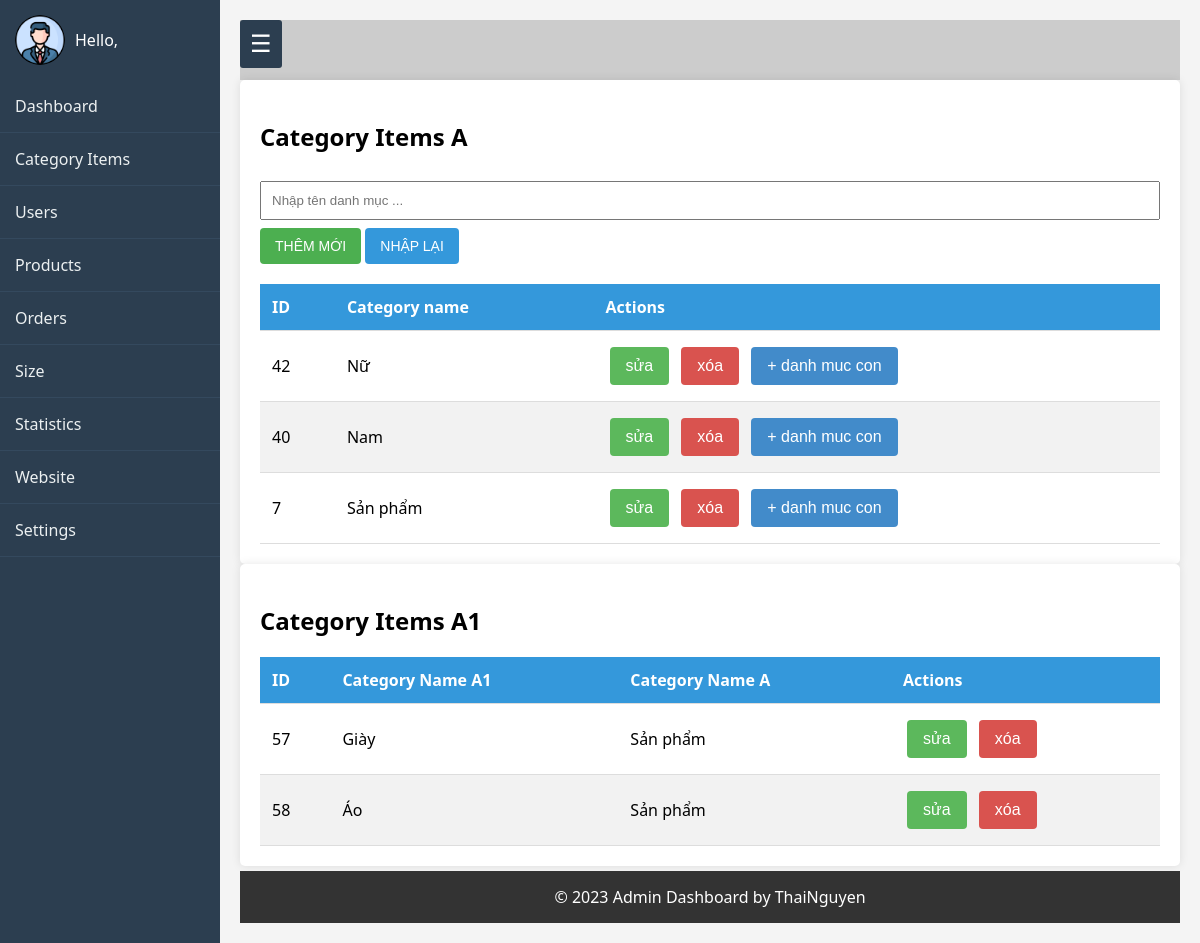
Page /admin/index.php?act=list_dm on the committed database.
### tables this page shows
CREATE TABLE `danhmuccha` (
  `iddmcha` int(11) NOT NULL,
  `tendmcha` varchar(255) NOT NULL
);

CREATE TABLE `danhmuc` (
  `id` int(100) NOT NULL,
  `namedm` varchar(1000) NOT NULL,
  `idcha` int(11) NOT NULL
);

### model/pdo.php (called while the page is built, shortened)
<?php
function pdo_get_connection(){
    $dburl = "mysql:host=localhost;dbname=duan1;charset=utf8";
    $username = 'root';
    $password = '';
    $conn = new PDO($dburl, $username, $password);
    $conn->setAttribute(PDO::ATTR_ERRMODE, PDO::ERRMODE_EXCEPTION);
    return $conn;
}
function pdo_query($sql){
    $sql_args = array_slice(func_get_args(), 1);
    try{
        $conn = pdo_get_connection();
        $stmt = $conn->prepare($sql);
        $stmt->execute($sql_args);
        $rows = $stmt->fetchAll();
        return $rows;
    }
    catch(PDOException $e){
        throw $e;
    }
    finally{
        unset($conn);
    }
}

### model/danhmuc.php (called while the page is built, shortened)
<?php
function loadall_danhmuc_cha(){
    $sql="select * from danhmuccha order by iddmcha desc";
    $listdanhmuccha=pdo_query($sql);
    return $listdanhmuccha;
}
function loadall_danhmuc(){
    $sql= "select * from danhmuccha left join danhmuc on danhmuccha.iddmcha=danhmuc.idcha order by iddmcha desc";
    $listdanhmuc=pdo_query($sql);
    return $listdanhmuc;
}
?>

### admin/danhmuc/list_dm.php (the view, shortened to what this page needs)
  <section class="content" id="Category Items">
  <h2>Category Items A</h2>
  <form action="index.php?act=adddmcha" method="post">
      <input type="text" name="tendmcha"placeholder="Nhập tên danh mục ..." required="required">
      <input type="submit" value="THÊM MỚI" name="themmoi" class="addnew">
      <input type="reset" value="NHẬP LẠI"  name="themmoi" class="reset">
      </form>
  <table>
    <thead>
      <tr>
        <th>ID</th>
        <th>Category name </th>
        <th>Actions</th>
      </tr>
    </thead>
    <tbody>
    <?php
          foreach($listdanhmuccha as $danhmuccha){
              extract($danhmuccha);
              $suadmcha="index.php?act=suadmcha&iddmcha=".$iddmcha;
              $xoadmcha="index.php?act=xoadmcha&iddmcha=".$iddmcha;
              $themdmcon="index.php?act=adddmcon&iddmcha=".$iddmcha;
              echo'
              <tr>
              <td>'.$iddmcha.'</td>
              <td>'.$tendmcha.'</td>
              <td><a href="'.$suadmcha.'"><input type="button" value="sửa" class="gr"></a>  <a href="'.$xoadmcha.'"><input type="button" value="xóa" class="re"></a>  <a href="'.$themdmcon.'"><input type="button" value="+ danh muc con" class="blu"></a></td>
              </tr>';
          }
          ?>
    </tbody>
  </table>
</section>
<section class="content" id="dashboard">
  <h2>Category Items A1</h2>
  <table>
    <thead>
      <tr>
        <th>ID</th>
        <th>Category Name A1</th>
        <th>Category Name A</th>
        <th>Actions</th>
      </tr>
    </thead>
    <tbody>
           <?php
          foreach($listdanhmuc as $danhmuc){
              extract($danhmuc);
              $suadm="index.php?act=suadm&id=".$id;
              $xoadm="index.php?act=xoadm&id=".$id;
               if ($namedm!="") {
                  echo'
                  <tr>
                  <td>'.$id.'</td>
                  <td>'.$namedm.'</td>
                  <td>'.$tendmcha.'</td>
                  <td><a href="'.$suadm.'"><input type="button" value="sửa" class="gr"></a>  <a href="'.$xoadm.'"><input type="button"value="xóa" class="re"></a> </td>
                  </tr>
                  ';
              }else {
              }
          }
          ?>
    </tbody>
  </table>
</section>

### admin/header.php (style rules this page uses)
.addnew { padding: 10px 15px; font-size: 14px; background-color: #4CAF50; color: white; border: none; border-radius: 4px; cursor: pointer; }
.reset { padding: 10px 15px; font-size: 14px; background-color: #3498db; color: white; border: none; border-radius: 4px; cursor: pointer; }
.gr, .re, .blu { padding: 10px 16px; border: none; cursor: pointer; border-radius: 4px; color: #fff; text-align: center; text-decoration: none; display: inline-block; font-size: 16px; transition: opacity 0.3s ease; }
.gr { background-color: #5cb85c; }
.re { background-color: #d9534f; }
.blu { background-color: #428bca; }
.gr, .re, .blu { margin: 4px; }
body { margin: 0; font-family: 'Segoe UI', Tahoma, Geneva, Verdana, sans-serif; background-color: #f4f4f4; display: flex; flex-direction: column; }
.content { background-color: #fff; padding: 20px; border-radius: 5px; box-shadow: 0 0 10px rgba(0, 0, 0, 0.1); }
table { width: 100%; border-collapse: collapse; margin-top: 20px; }
thead { background-color: #3498db; color: #fff; }
th, td { padding: 12px; text-align: left; border-bottom: 1px solid #ddd; }
tbody tr:nth-child(even) { background-color: #f2f2f2; }
input[type="text"], input[type="number"], input[type="password"], input[type="email"], textarea { width: 100%; padding: 10px; margin: 8px 0; box-sizing: border-box; }

### rows in the picture
danhmuccha: iddmcha "42", tendmcha "Nữ"
danhmuccha: iddmcha "40", tendmcha "Nam"
danhmuccha: iddmcha "7", tendmcha "Sản phẩm"
danhmuc: id "57", namedm "Giày", idcha.tendmcha "Sản phẩm"
danhmuc: id "58", namedm "Áo", idcha.tendmcha "Sản phẩm"
